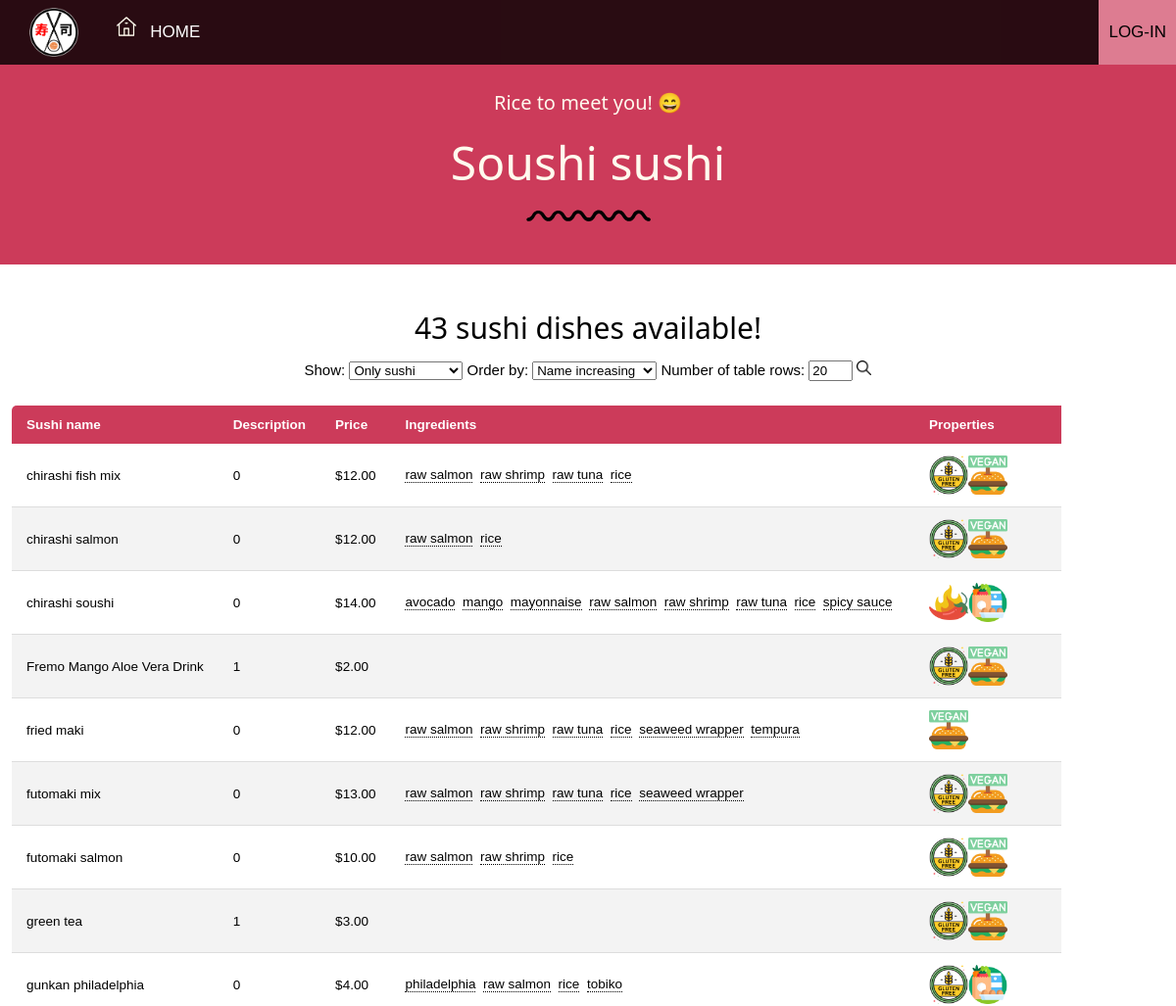
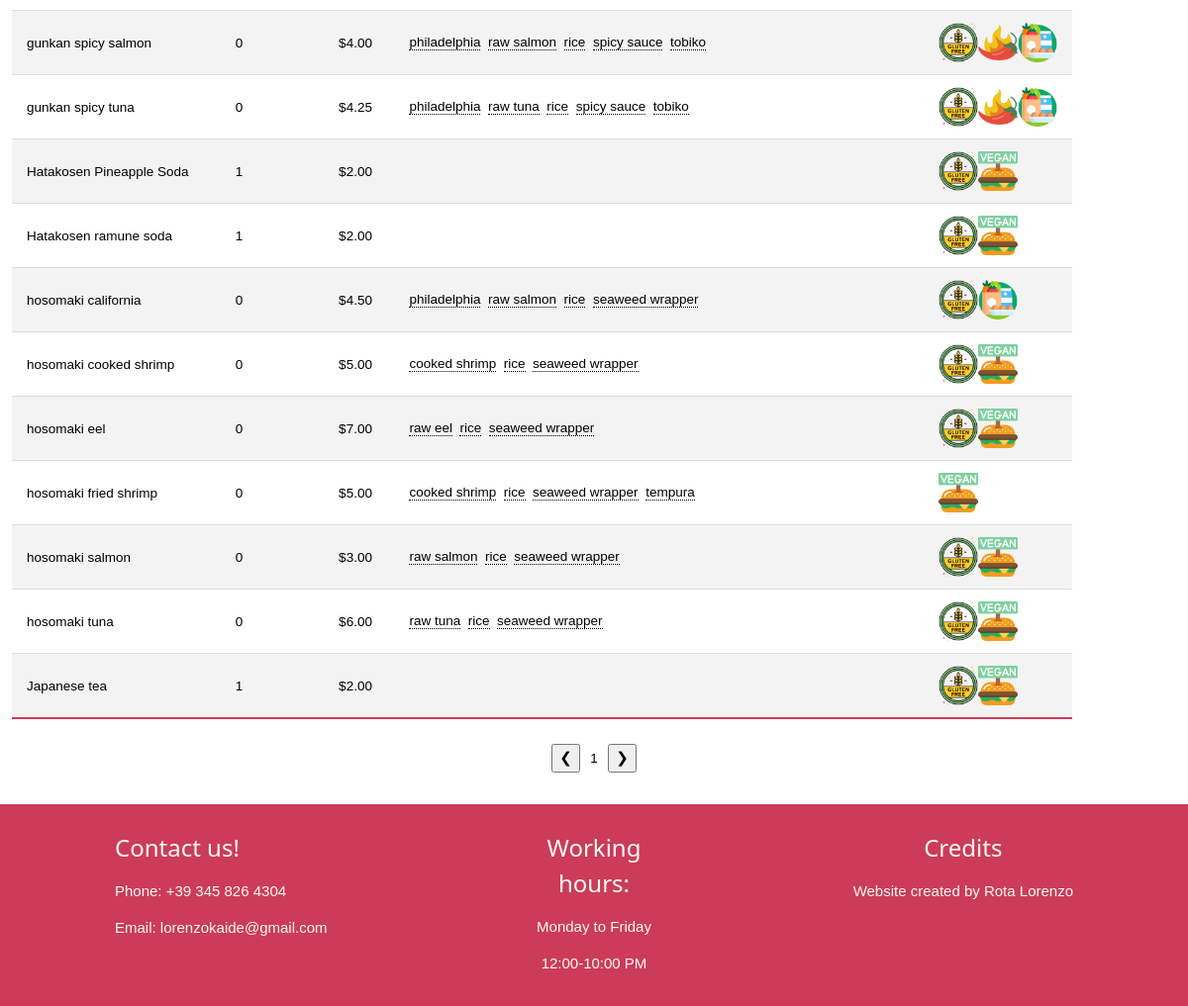
/menu.php?list=sushi, run on an earlier commit of the app's database (2 pictures, top to bottom).
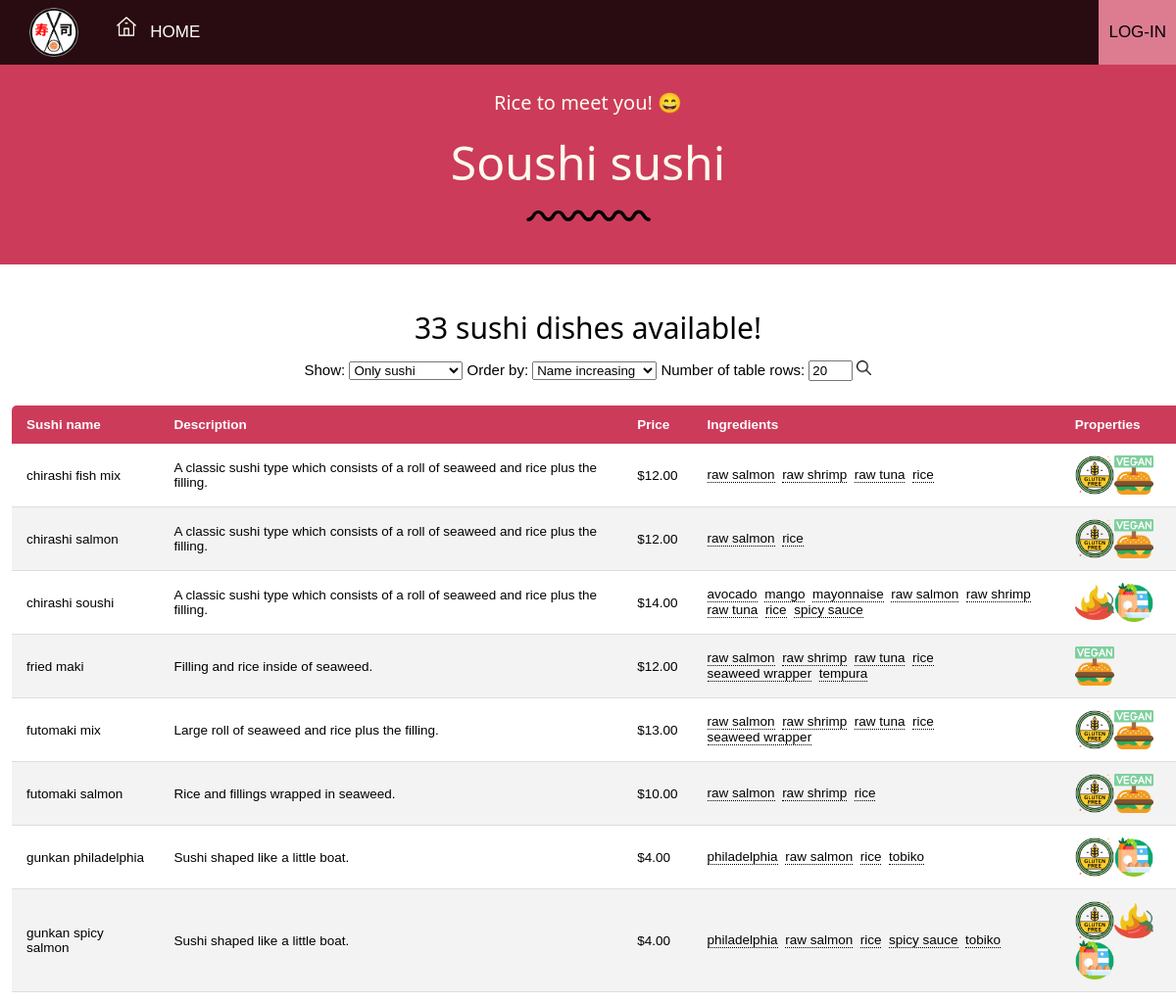
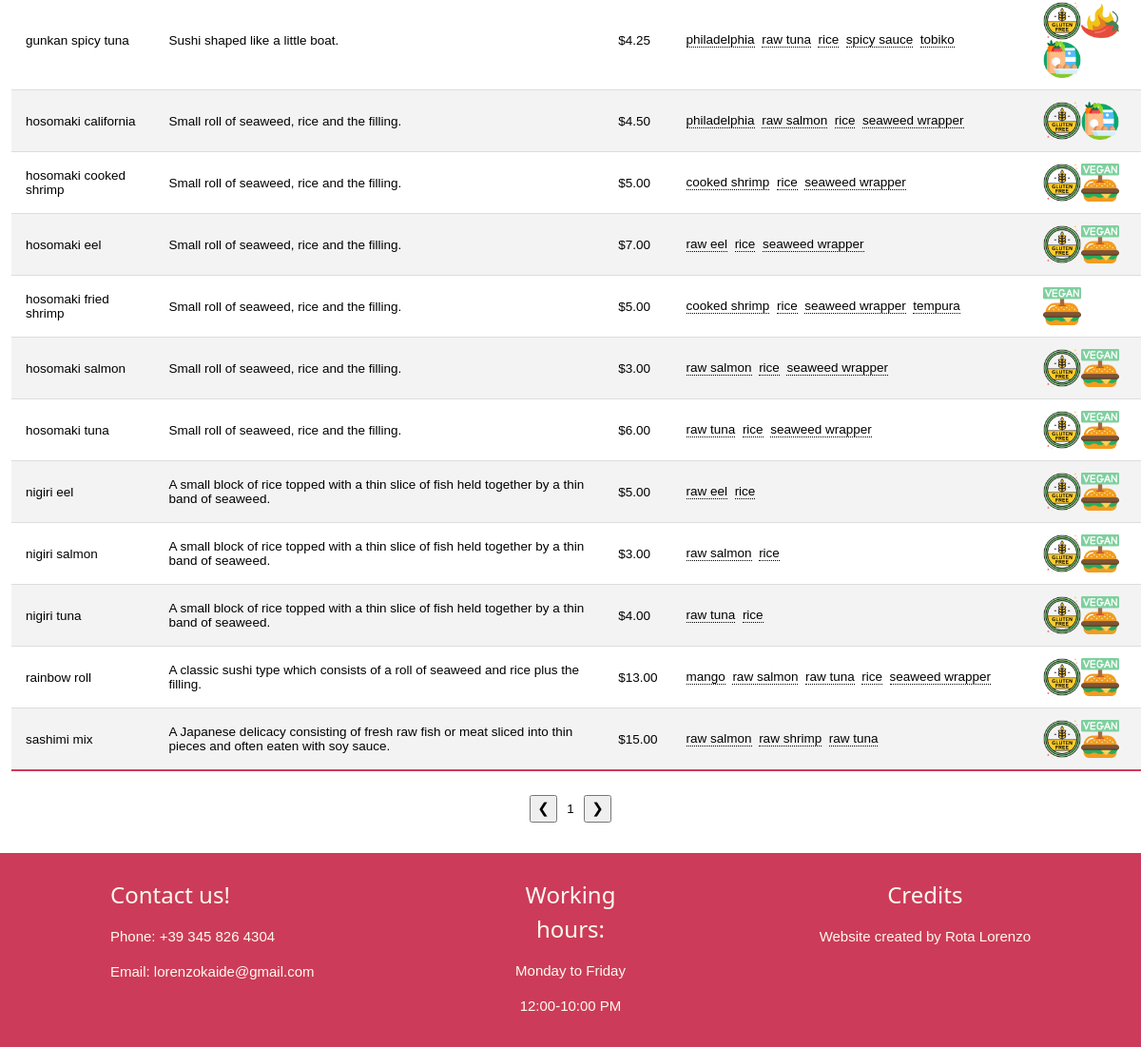
And on a later commit of the database (2 pictures, top to bottom).
### tables this page shows
CREATE TABLE `sushi` (
  `sushi_name` varchar(32) NOT NULL,
  `price` decimal(11,2) NOT NULL,
  `description` varchar(128) DEFAULT NULL,
  `is_special` tinyint(1) NOT NULL,
  `is_drink` tinyint(1) NOT NULL
);

### menu.php (the view, shortened to what the changed rows need)
<html>
<link rel="stylesheet" href="css/css.css">
<body>
<header class="container dark-red padding-header" id="myHeader">
  <div class="text-center">
    <h2 class="xxxlarge animate-bottom">Soushi sushi</h2>
  </div>
</header>
<div style="max-width: 1280px; margin: 0px auto;">
  <div class="text-center padding-32">
    <?php
      $servername = "localhost";
      $username_mysql = "root";
      $password_mysql = "";
      $dbname = "soushisushi";
      $conn = new mysqli($servername, $username_mysql, $password_mysql, $dbname);
      $query = "SELECT sushi_name, description, price, is_special, is_drink FROM sushi";
      $result = mysqli_query($conn, $query);
      $number_elements_to_output = 0;
      if ($result->num_rows > 0)
      {
        while($row = $result->fetch_assoc())
        {
          if(strcmp($_GET['list'],"drinks")==0 && $row['is_drink'] == 1)
          {
            $number_elements_to_output++;
          }
          else if(strcmp($_GET['list'],"specialities")==0 && $row['is_special'] == 1)
          {
            $number_elements_to_output++;
          }
          else if(strcmp($_GET['list'],"sushi")==0 && $row['is_drink'] == 0 && $row['is_special'] == 0)
          {
            $number_elements_to_output++;
          }
        }
      }
      switch ($_GET['list']) {
        case "sushi";
          echo "<h2>".$number_elements_to_output." sushi dishes available!</h2> ";
          break;
      }
    ?>
    <form action="menu.php" method="get">
      Show:
      <select name="list">
      </select>
      Order by:
      <select name="order">
      </select>
      Number of table rows:
      <input type="number" name="elements_number" min="1"
      <?php
        if(isset($_GET['elements_number']))
        {
          echo "value=\"".$_GET['elements_number']."\"";
        }
        else
        {
          echo "value=\"20\"";
        }
      ?>
     style="width: 45px;"></input>
      <input type="image" src="images/random/search.png" width="15px" height="15px" class="search" alt="Submit"></input>
    </form>
    <?php
      $result = mysqli_query($conn, $query);
      $count_outputted_rows = 0;
      $count2 = 0;
      if(isset($_GET['elements_number']))
      {
        $elements_number = $_GET['elements_number'];
      }
      else
      {
        $elements_number = 20;
      }
      $pages_number = ceil($number_elements_to_output/$elements_number);
      if ($result->num_rows > 0)
      {
        while($row = $result->fetch_assoc())
        {
          $count2++;
          $sushi_name = $row['sushi_name'];
          $description = $row['description'];
          $price = $row['price'];
          $is_special = $row['is_special'];
          $is_drink = $row['is_drink'];
          $page_number = ceil($count_outputted_rows/$elements_number)+1;
          if(($count_outputted_rows%$elements_number == 0 || $count2==1) &&($_GET['list']=="all"||($_GET['list']=="drinks" && $is_drink==1)||($_GET['list']=="specialities" && $is_special==1)||($_GET['list']=="sushi" && $is_drink == 0 && $is_special == 0)))
          {
            echo "<div class=\"table-center-div\">
                    <table class=\"table-style page".$page_number."\">
                    <thead>
                      <tr>";
            switch ($_GET['list'])
            {
              case "sushi";
                echo "<th>Sushi name</th>";
                break;
            }
            echo "<th>Description</th> <th>Price</th>";
            if($_GET['list']!="drinks")
              echo "<th>Ingredients</th> <th>Properties</th>";
            echo "</tr> </thead> <tbody>";
          }
          switch ($_GET['list'])
          {
            case "sushi";
              if($is_drink == 0 && $is_special == 0)
              {
                $count_outputted_rows++;
                echo "<tr> <td>$sushi_name</td> <td>$description</td> <td>$$price</td>";
                $query2 = "SELECT ingredient FROM sushi_ingredients WHERE sushi_name = \"".$sushi_name."\"";
                $result2 = mysqli_query($conn, $query2);
                $ingredient = "";
                $gluten_free = true;
                $spicy = false;
                $diet = "vegan";
                while($row = $result2->fetch_assoc())
                {
                  $ingredient .= "<div class=\"tooltip\">".$row['ingredient']."<span class=\"tooltiptext tooltip-top\">";
                  $query3 = "SELECT description, is_glutenfree, is_spicy, id_diet from ingredients where ingredient = \"".$row['ingredient']."\"";
                  $result3 = mysqli_query($conn, $query3);
                  while($row = $result3->fetch_assoc())
                  {
                    $ingredient .= $row['description'];
                    if($row['is_glutenfree']==0)
                      $gluten_free = false;
                    if($row['is_spicy']==1)
                      $spicy = true;
                    if($row['id_diet']==null)
                      $diet = "none";
                    else if($row['id_diet']=="vegetarian" && $diet == "vegan")
                      $diet = "vegetarian";
                  }
                  $ingredient .= "</span> </div> &nbsp;";
                }
                echo "<td>$ingredient</td> <td>";
                if($gluten_free)
                {
                  echo "<div class=\"tooltip-img\">";
                  echo "<img src=\"images/random/food_categories/gluten-free.png\" style=\"width: 40px;\"></img>";
                  echo "<span class=\"tooltiptext tooltip-top-img\">Gluten free</span> </div>";
                }
                if($spicy)
                {
                  echo "<div class=\"tooltip-img\">";
                  echo "<img src=\"images/random/food_categories/spicy.png\" style=\"width: 40px;\"></img>";
                  echo "<span class=\"tooltiptext tooltip-top-img\">Spicy!</span> </div>";
                }
                if($diet=="vegan")
                {
                  echo "<div class=\"tooltip-img\">";
                  echo "<img src=\"images/random/food_categories/vegan.png\" style=\"width: 40px;\"></img>";
                  echo "<span class=\"tooltiptext tooltip-top-img\">Vegan diet</span> </div>";
                }
                else if ($diet = "vegetarian")
                {
                  echo "<div class=\"tooltip-img\">";
                  echo "<img src=\"images/random/food_categories/vegetarian.png\" style=\"width: 40px;\"></img>";
                  echo "<span class=\"tooltiptext tooltip-top-img\">Vegetarian diet</span> </div>";
                }
                echo "</td> </tr>";
              }
              break;
          }
          if(($count_outputted_rows%$elements_number == 0 || $number_elements_to_output == $count_outputted_rows) &&($_GET['list']=="all"||($_GET['list']=="drinks" && $is_drink==1)||($_GET['list']=="specialities" && $is_special==1)||($_GET['list']=="sushi" && $is_drink == 0 && $is_special == 0)))
          {
            echo "</tbody>
                  </table>
                </div>";
          }
        }
      }
      else
      {
          die('Error during the retrieval of data!');
      }
    echo "<style>
          .page1 {display: block}
          ";
          for($i=2; $i<=ceil($number_elements_to_output/$elements_number); $i++)
          {
            echo ".page".$i." {display: none}";
          }
    echo "</style>
          <script>
            var selectedPage = 1;
            var num_pages = ".$pages_number.";
            var page;
            function incrementPage()
            {
                page = document.getElementsByClassName('page'+selectedPage);
                for(i=0;i<page.length;i++)
                {
                  page[i].style.display=\"none\";
                }
                var value = parseInt(document.getElementById('pageNumber').value, 10);
                if(selectedPage!=num_pages)
                {
                  selectedPage++;
                  document.getElementById('pageNumber').value = selectedPage;
                }
                page = document.getElementsByClassName('page'+selectedPage);
                for(i=0;i<page.length;i++)
                {
                  page[i].style.display=\"block\";
                }
            }
            function decrementPage()
            {
                page = document.getElementsByClassName('page'+selectedPage);
                for(i=0;i<page.length;i++)
                {
                  page[i].style.display=\"none\";
                }
                var value = parseInt(document.getElementById('pageNumber').value, 10);
                if(selectedPage!=1)
                {
                  selectedPage--;
                  document.getElementById('pageNumber').value = selectedPage;
                }
                page = document.getElementsByClassName('page'+selectedPage);
                for(i=0;i<page.length;i++)
                {
                  page[i].style.display=\"block\";
                }
            }
          </script>
          <button onclick=\"decrementPage()\"> ❮ </button>
          <input type=\"text\" id=\"pageNumber\" value=\"1\" class=\"text-center\" style=\"width: 20px; border: none;\" readonly></input>
          <button onclick=\"incrementPage()\"> ❯ </button>
        ";
    ?>
  </div>
</div>
</body>
</html>

What changed in the data, as far as the page shows it:
no longer on this page (row edited): sushi: sushi_name "Fremo Mango Aloe Vera Drink", description "1", price "2.00", is_drink 0 (drawn)
no longer on this page (row edited): sushi: sushi_name "green tea", description "1", price "3.00", is_drink 0 (drawn)
no longer on this page (row edited): sushi: sushi_name "Hatakosen Pineapple Soda", description "1", price "2.00", is_drink 0 (drawn)
no longer on this page (row edited): sushi: sushi_name "Hatakosen ramune soda", description "1", price "2.00", is_drink 0 (drawn)
no longer on this page (row edited): sushi: sushi_name "Japanese tea", description "1", price "2.00", is_drink 0 (drawn)
changed sushi "chirashi fish mix": description "0" → "A classic sushi type which consists of a roll of seaweed and rice plus the filling."
changed sushi "chirashi salmon": description "0" → "A classic sushi type which consists of a roll of seaweed and rice plus the filling."
changed sushi "chirashi soushi": description "0" → "A classic sushi type which consists of a roll of seaweed and rice plus the filling."
changed sushi "fried maki": description "0" → "Filling and rice inside of seaweed."
changed sushi "futomaki mix": description "0" → "Large roll of seaweed and rice plus the filling."
changed sushi "futomaki salmon": description "0" → "Rice and fillings wrapped in seaweed."
changed sushi "gunkan philadelphia": description "0" → "Sushi shaped like a little boat."
changed sushi "gunkan spicy salmon": description "0" → "Sushi shaped like a little boat."
changed sushi "gunkan spicy tuna": description "0" → "Sushi shaped like a little boat."
changed sushi "hosomaki california": description "0" → "Small roll of seaweed, rice and the filling."
changed sushi "hosomaki cooked shrimp": description "0" → "Small roll of seaweed, rice and the filling."
changed sushi "hosomaki eel": description "0" → "Small roll of seaweed, rice and the filling."
changed sushi "hosomaki fried shrimp": description "0" → "Small roll of seaweed, rice and the filling."
changed sushi "hosomaki salmon": description "0" → "Small roll of seaweed, rice and the filling."
changed sushi "hosomaki tuna": description "0" → "Small roll of seaweed, rice and the filling."
now on this page (row edited): sushi: sushi_name "nigiri eel", description "A small block of rice topped with a thin slice of fish held together by a thin band of seaweed.", price "5.00", ingredient "raw eel", ingredient "rice", is_drink 0 (drawn)
now on this page (row edited): sushi: sushi_name "nigiri salmon", description "A small block of rice topped with a thin slice of fish held together by a thin band of seaweed.", price "3.00", ingredient "raw salmon", ingredient "rice", is_drink 0 (drawn)
now on this page (row edited): sushi: sushi_name "nigiri tuna", description "A small block of rice topped with a thin slice of fish held together by a thin band of seaweed.", price "4.00", ingredient "raw tuna", ingredient "rice", is_drink 0 (drawn)
now on this page (row edited): sushi: sushi_name "rainbow roll", description "A classic sushi type which consists of a roll of seaweed and rice plus the filling.", price "13.00", ingredient "mango", ingredient "raw salmon", ingredient "raw tuna", ingredient "rice", ingredient "seaweed wrapper", is_drink 0 (drawn)
now on this page (row edited): sushi: sushi_name "sashimi mix", description "A Japanese delicacy consisting of fresh raw fish or meat sliced into thin pieces and often eaten with soy sauce.", price "15.00", ingredient "raw salmon", ingredient "raw shrimp", ingredient "raw tuna", is_drink 0 (drawn)
Also different on the page:
$number_elements_to_output: "43" → "33"
